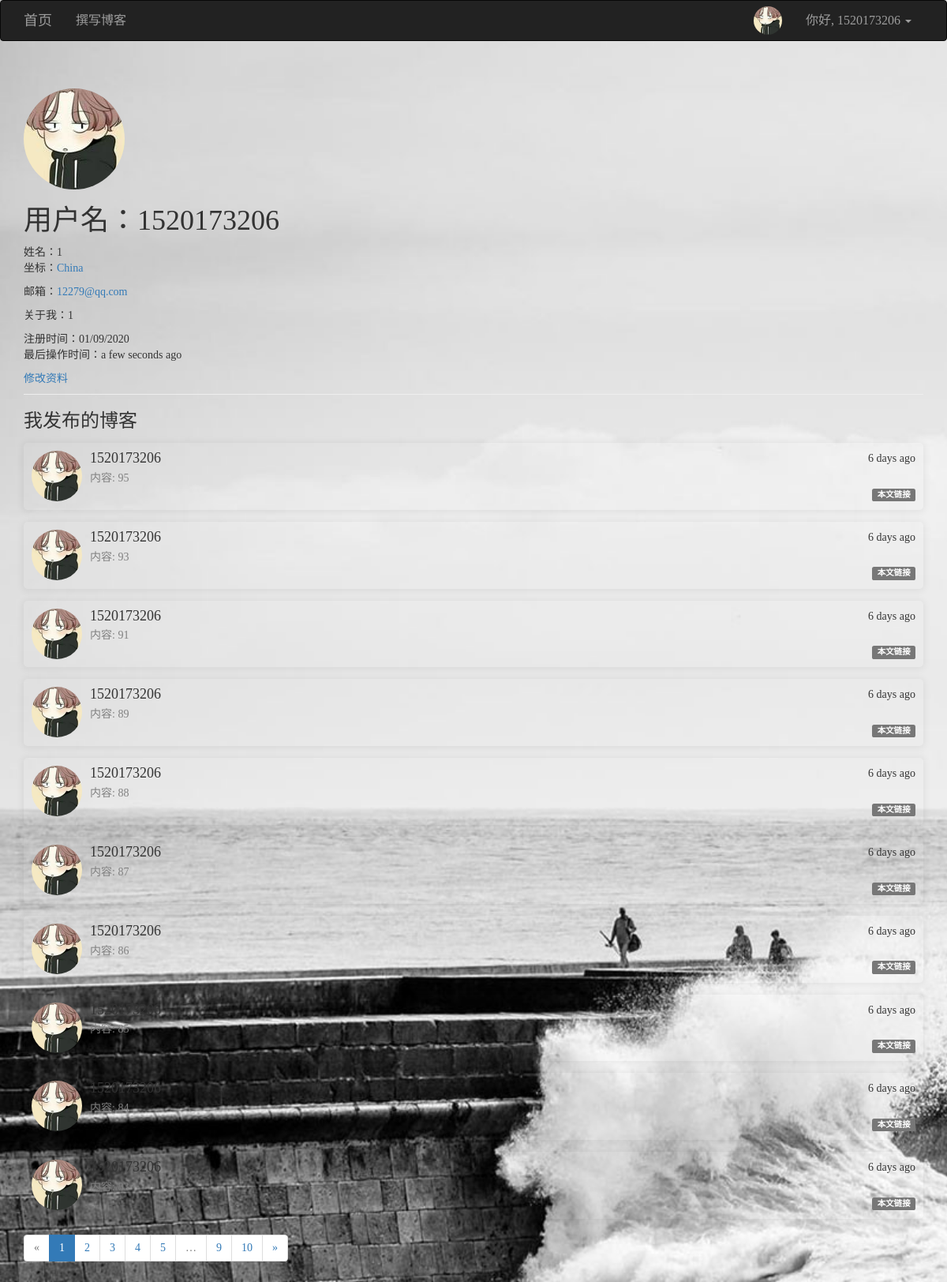
Screenshot of /user/user_info/1520173206 (signed in) with the database file from the repository.
### app/models/users.py (models this page shows, shortened)
class User(UserMixin, db.Model):
    __tablename__ = 'users'
    id = db.Column(db.Integer, primary_key=True)
    username = db.Column(db.String(64), unique=True)
    password_hash = db.Column(db.String(128))
    email = db.Column(db.String(128), unique=True)
    confirmed = db.Column(db.Boolean, default=False)
    icon = db.Column(db.String(64), default='default.jpg')
    name = db.Column(db.String(64))
    location = db.Column(db.String(64))
    about_me = db.Column(db.Text())
    member_since = db.Column(db.DateTime(), default=datetime.utcnow)
    last_seen = db.Column(db.DateTime(), default=datetime.utcnow)
    posts = db.relationship('Posts', backref='user', lazy='dynamic', cascade='all, delete-orphan')
    favorites = db.relationship('Posts', secondary="collections", backref=db.backref('users', lazy='dynamic'), lazy='dynamic')
    comments = db.relationship('Comment', backref='user', lazy='dynamic', cascade='all, delete-orphan')
    @property
    def password(self):
        raise AttributeError('密码不可读')
    def ping(self):
        self.last_seen = datetime.utcnow()
        db.session.add(self)
        db.session.commit()

### app/models/posts.py (models this page shows, shortened)
class Posts(db.Model):
    __tablename__ = 'posts'
    id = db.Column(db.Integer, primary_key=True)
    rid = db.Column(db.Integer, index=True, default=0)
    content = db.Column(db.Text)
    timestamp = db.Column(db.DateTime, default=datetime.utcnow)
    uid = db.Column(db.Integer, db.ForeignKey('users.id', ondelete='CASCADE'))
    comments = db.relationship('Comment', backref='post', lazy='dynamic', cascade='all, delete-orphan')
    body_html = db.Column(db.Text)
    body_text = db.Column(db.Text)

### app/views/user.py (the view)
@user.route('/user_info/<username>')
def user_info(username):
    u = User.query.filter_by(username=username).first_or_404()
    page = request.args.get('page', 1, type=int)  # 用户想查看第几页
    pagination = u.posts.order_by(Posts.timestamp.desc()).paginate(page, per_page=10, error_out=False)
    posts = pagination.items
    return render_template('user/user.html', user=u, posts=posts, pagination=pagination)

### app/models/users.py (called while the page is built)
@loginmanager.user_loader
def user_loader(uid):
    return User.query.get(int(uid))

### app/views/user.py (called while the page is built)
@user.before_app_request
def before_request():
    if current_user.is_authenticated:
        current_user.ping()

### app/templates/user/user.html (shortened to what this page needs)
{% extends 'commons/base.html' %}
{% from 'commons/macro.html' import pagination_show %}
{% block page_content %}
    <div class="page-header">
        <img style="border-radius: 50%" src="{{ url_for('static', filename='uploads/' + user.icon) }}" alt="头像">
        <h1>用户名：{{ user.username }}</h1>
        {% if user.name or user.location %}
            <p>
                {% if user.name %}姓名：{{ user.name }}<br>{% endif %}
                {% if user.location %}
                    坐标：<a href="http://maps.google.com/?q={{ user.location }}">{{ user.location }}</a>
                {% endif %}
            </p>
        {% endif %}
        <p>邮箱：<a href="mailto:{{ user.email }}">{{ user.email }}</a></p>
        {% if user.about_me %}<p>关于我：{{ user.about_me }}</p>{% endif %}
        <p>
            注册时间：{{ moment(user.member_since).format('L') }}<br>
            最后操作时间：{{ moment(user.last_seen).fromNow() }}
        </p>
        {% if current_user.username == user.username %}
            <a href="{{ url_for('user.change_icon') }}">修改资料</a>
        {% endif %}
    </div>
    <h3>{% if current_user.username == user.username %}我{% else %}Ta{% endif %}发布的博客</h3>
    {% for post in posts %}
        <div class="media" style="padding: 10px; box-shadow: 0 1px 10px 2px rgba(0, 0, 0, .06); border-radius: 5px">
            <div class="media-left">
                <img class="media-object" style="width: 64px; height: 64px; border-radius: 50%" src="{{ url_for('static', filename='uploads/' + post.user.icon) }}" alt="...">
            </div>
            <div class="media-body">
                <div style="float: right">{{ moment(post.timestamp).fromNow() }}</div>
                <h4 class="media-heading">{{ post.user.username }}</h4>
                <span style="float: left; white-space: nowrap; overflow: hidden; text-overflow: ellipsis; max-width: 950px; max-height: 20px; color: grey">
                    {% if post.body_html %}
                        {{ post.body_text }}
                    {% else %}
                        {{ post.content }}
                    {% endif %}
                </span><br>
                <a style="float:right;" target="_blank" href="{{ url_for('posts.post_show', id=post.id) }}"><span class="label label-default">本文链接</span></a>
            </div>
        </div>
    {% endfor %}
    {{ pagination_show(pagination,'user.user_info',user.username) }}
{% endblock %}

### app/templates/commons/base.html (shortened to what this page needs)
{% extends 'bootstrap/base.html' %}
{% import 'bootstrap/wtf.html' as wtf %}
{% block navbar %}
    <nav class="navbar navbar-inverse" style="-webkit-user-select: none; font-size: 16px;">
        <div class="container">
            <div class="navbar-header">
                <a class="navbar-brand" href="{{ url_for('main.index') }}">首页</a>
            </div>
            <div class="collapse navbar-collapse">
                <ul class="nav navbar-nav">
                    {% if current_user.is_authenticated %}
                        <li><a href="{{ url_for('posts.index') }}">撰写博客</a></li>
                    {% endif %}
                </ul>
                <ul class="nav navbar-nav navbar-right">
                    {% if current_user.is_authenticated %}
                        <li>
                            <a href="{{ url_for('user.index', username=current_user.username) }}">
                                <img style="width: 36px; height: 36px; border-radius: 50%; float: left; margin-top: -8px" src="{{ url_for('static', filename='uploads/' + current_user.icon) }}" alt="...">
                            </a>
                        </li>
                        <li class="dropdown">
                            <a href="#" class="dropdown-toggle" data-toggle="dropdown" role="button" aria-haspopup="true"
                               aria-expanded="false">你好, {{ current_user.username }} <span class="caret"></span></a>
                        </li>
                    {% else %}
                        <li><a href="{{ url_for('user.register') }}">注册</a></li>
                        <li><a href="{{ url_for('user.login') }}">登录</a></li>
                    {% endif %}
                </ul>
            </div>
        </div>
    </nav>
{% endblock %}
{% block content %}
    <div class="container">
        {% block page_content %}
        {% endblock %}
    </div>
{% endblock %}
{% block styles %}
    {{ super() }}
{% endblock %}

### app/templates/commons/base.html (style rules this page uses)
body { font-family: "田氏宋体旧字形"; -webkit-user-select: none; background-image: url(/images/1214885.jpg); -webkit-background-size: cover; -o-background-size: cover; background-size: cover; z-index: -2; }

### rows the page displays
User: icon (placeholder picture), username "1520173206", name "1", location "China", email "12279@qq.com", about_me "1", member_since "01/09/2020", last_seen "a few seconds ago"
Posts: icon (placeholder picture), timestamp "6 days ago", user.username "1520173206", content "内容: 95"
Posts: icon (placeholder picture), timestamp "6 days ago", user.username "1520173206", content "内容: 93"
Posts: icon (placeholder picture), timestamp "6 days ago", user.username "1520173206", content "内容: 91"
Posts: icon (placeholder picture), timestamp "6 days ago", user.username "1520173206", content "内容: 89"
Posts: icon (placeholder picture), timestamp "6 days ago", user.username "1520173206", content "内容: 88"
Posts: icon (placeholder picture), timestamp "6 days ago", user.username "1520173206", content "内容: 87"
Posts: icon (placeholder picture), timestamp "6 days ago", user.username "1520173206", content "内容: 86"
Posts: icon (placeholder picture), timestamp "6 days ago", user.username "1520173206", content "内容: 85"
Posts: icon (placeholder picture), timestamp "6 days ago", user.username "1520173206", content "内容: 84"
Posts: icon (placeholder picture), timestamp "6 days ago", user.username "1520173206", content "内容: 83"

### other values shown
{{ p }} "1"
{{ p }} "2" "3" "4" "5" "9" "10"
